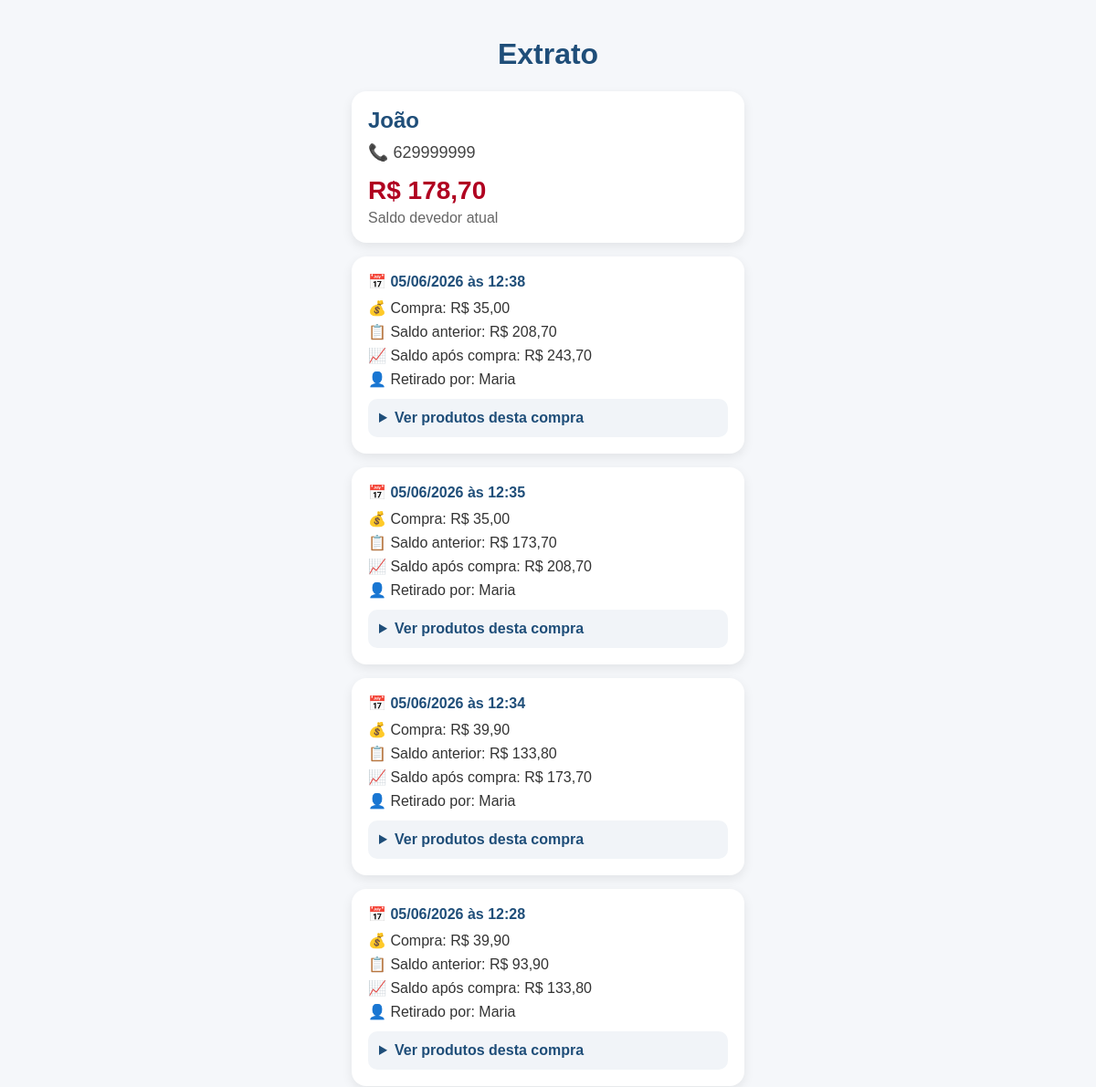
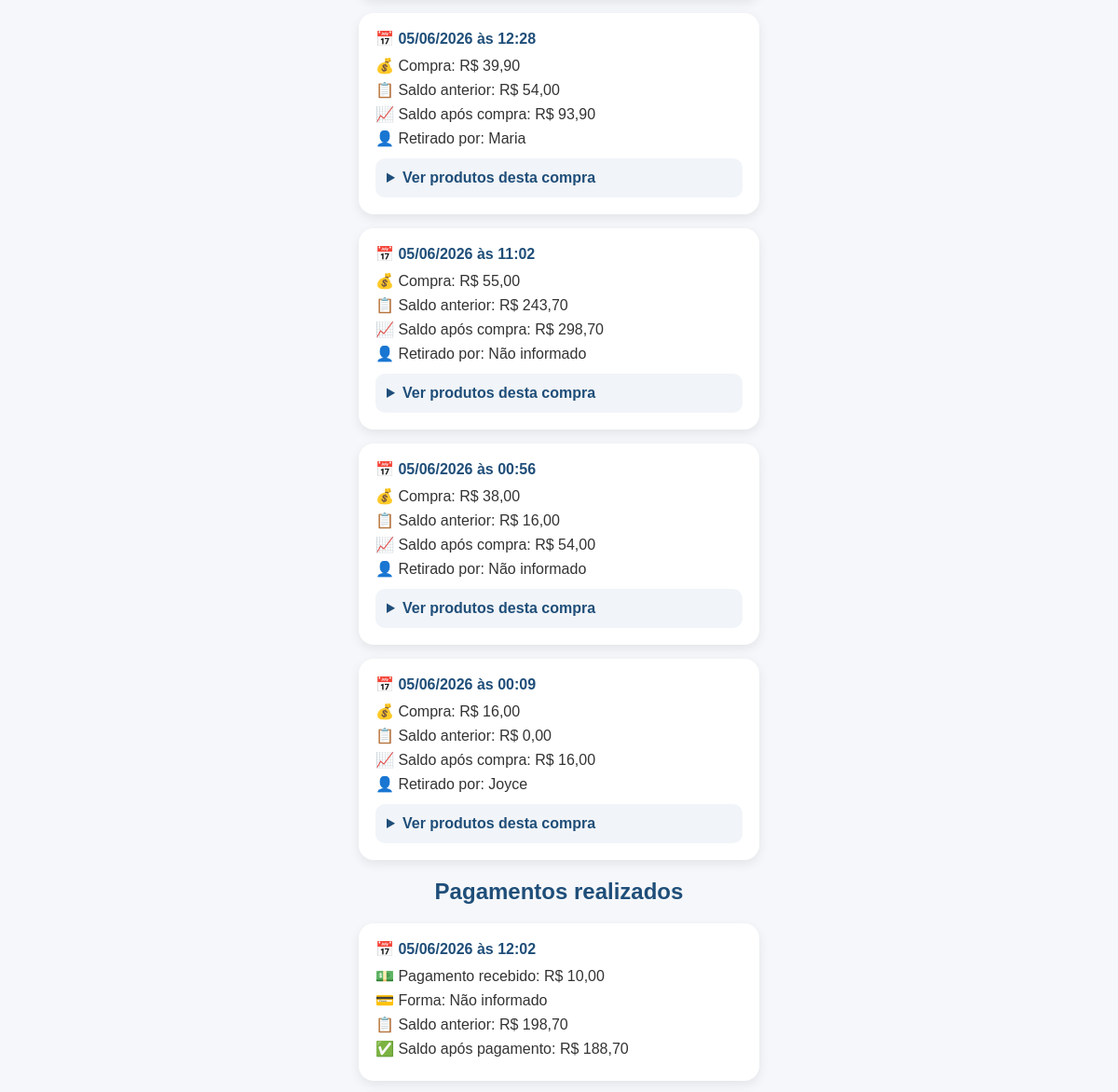
/clientes/1 (upper part), run on an earlier commit of the app's database (2 pictures, top to bottom).
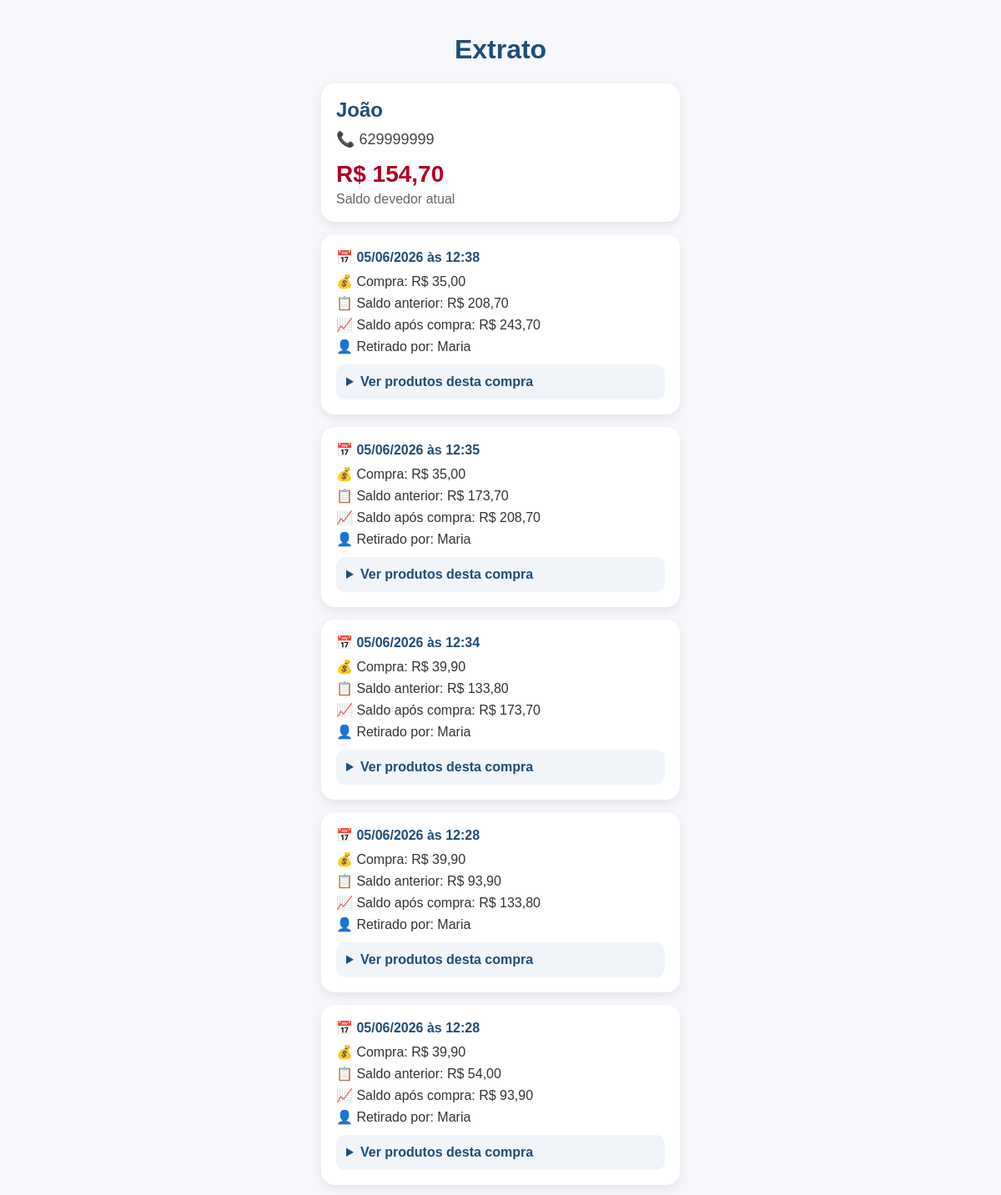
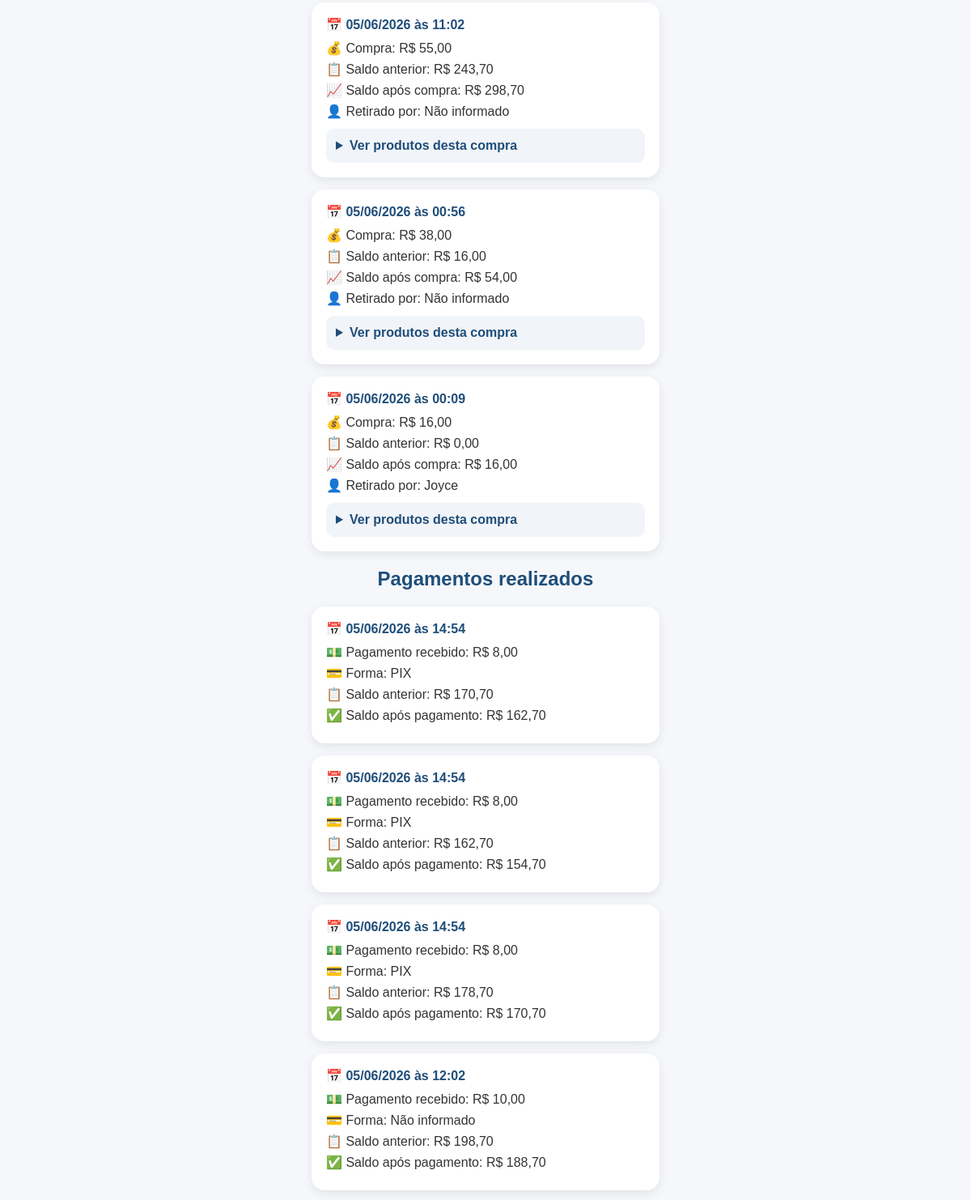
And on a later commit of the database (2 pictures, top to bottom).
### tables this page shows
CREATE TABLE clientes (
    id INTEGER PRIMARY KEY AUTOINCREMENT,
    nome TEXT NOT NULL,
    telefone TEXT,
    saldo_fiado REAL DEFAULT 0,
    data_cadastro TEXT
);

CREATE TABLE fiados (
    id INTEGER PRIMARY KEY AUTOINCREMENT,
    venda_id INTEGER,
    cliente_id INTEGER,
    cliente_nome TEXT,
    telefone TEXT,
    retirado_por TEXT,
    valor_compra REAL,
    saldo_anterior REAL,
    saldo_atual REAL,
    data_hora TEXT,
    status TEXT DEFAULT 'ABERTO',
    FOREIGN KEY (venda_id) REFERENCES vendas(id),
    FOREIGN KEY (cliente_id) REFERENCES clientes(id)
);

CREATE TABLE pagamentos_fiado (
    id INTEGER PRIMARY KEY AUTOINCREMENT,
    cliente_id INTEGER NOT NULL,
    valor_pago REAL NOT NULL,
    saldo_anterior REAL NOT NULL,
    saldo_atual REAL NOT NULL,
    data_hora TEXT NOT NULL
, forma_pagamento TEXT);

### backend/app.py (the view)
@app.get("/clientes/{cliente_id}")
def extrato_cliente(request: Request, cliente_id: int):
    conexao = sqlite3.connect(BANCO)
    cursor = conexao.cursor()
    cursor.execute("""
        SELECT id, nome, telefone, saldo_fiado
        FROM clientes
        WHERE id = ?
    """, (cliente_id,))
    cliente = cursor.fetchone()
    cursor.execute("""
        SELECT id, venda_id, data_hora, valor_compra, saldo_anterior, saldo_atual, retirado_por
        FROM fiados
        WHERE cliente_id = ?
        ORDER BY data_hora DESC
    """, (cliente_id,))
    compras = cursor.fetchall()
    compras_com_itens = []
    for compra in compras:
        venda_id = compra[1]
        cursor.execute("""
            SELECT descricao, quantidade, preco_unitario, subtotal
            FROM itens_venda
            WHERE venda_id = ?
        """, (venda_id,))
        itens = cursor.fetchall()
        compras_com_itens.append({
            "compra": compra,
            "itens": itens
        })
    cursor.execute("""
        SELECT data_hora, valor_pago, saldo_anterior, saldo_atual, forma_pagamento
        FROM pagamentos_fiado
        WHERE cliente_id = ?
        ORDER BY data_hora DESC
    """, (cliente_id,))
    pagamentos = cursor.fetchall()
    conexao.close()
    return templates.TemplateResponse(
        request,
        "extrato_cliente.html",
        {
            "cliente": cliente,
            "compras": compras_com_itens,
            "pagamentos": pagamentos
        }
    )

### backend/templates/extrato_cliente.html (shortened to what this page needs)
<!DOCTYPE html>
<html lang="pt-BR">
<head>
</head>
<body>
<div class="container">
    <h1>Extrato</h1>
    <div class="cliente-card">
        <div class="nome">{{ cliente[1] }}</div>
        <div class="telefone">📞 {{ cliente[2] or "Telefone não informado" }}</div>
        <div class="saldo">R$ {{ "%.2f"|format(cliente[3] or 0)|replace(".", ",") }}</div>
        <div class="saldo-label">Saldo devedor atual</div>
    </div>
    {% for registro in compras %}
        {% set compra = registro.compra %}
        <div class="compra">
            <div class="data">
                📅 {{ compra[2][8:10] }}/{{ compra[2][5:7] }}/{{ compra[2][0:4] }} às {{ compra[2][11:16] }}
            </div>
            <div class="linha">💰 Compra: R$ {{ "%.2f"|format(compra[3] or 0)|replace(".", ",") }}</div>
            <div class="linha">📋 Saldo anterior: R$ {{ "%.2f"|format(compra[4] or 0)|replace(".", ",") }}</div>
            <div class="linha">📈 Saldo após compra: R$ {{ "%.2f"|format(compra[5] or 0)|replace(".", ",") }}</div>
            <div class="linha">👤 Retirado por: {{ compra[6] or "Não informado" }}</div>
            <details>
                <summary>Ver produtos desta compra</summary>
            </details>
        </div>
    {% endfor %}
    <h2>Pagamentos realizados</h2>
    {% for pagamento in pagamentos %}
        <div class="compra">
            <div class="data">
                📅 {{ pagamento[0][8:10] }}/{{ pagamento[0][5:7] }}/{{ pagamento[0][0:4] }} às {{ pagamento[0][11:16] }}
            </div>
            <div class="linha">
                💵 Pagamento recebido: R$ {{ "%.2f"|format(pagamento[1] or 0)|replace(".", ",") }}
            </div>
            <div class="linha">
                 💳 Forma: {{ pagamento[4] or "Não informado" }}
            </div>
            <div class="linha">
                📋 Saldo anterior: R$ {{ "%.2f"|format(pagamento[2] or 0)|replace(".", ",") }}
            </div>
            <div class="linha">
                ✅ Saldo após pagamento: R$ {{ "%.2f"|format(pagamento[3] or 0)|replace(".", ",") }}
            </div>
        </div>
    {% endfor %}
</div>
</body>
</html>

### backend/templates/extrato_cliente.html (style rules this page uses)
body { font-family: Arial, sans-serif; background: #f5f7fa; margin: 0; padding: 20px; }
.container { max-width: 430px; margin: auto; }
h1, h2 { color: #1f4e79; text-align: center; }
.cliente-card, .compra { background: white; padding: 18px; border-radius: 16px; margin-bottom: 15px; box-shadow: 0 4px 12px rgba(0,0,0,0.08); }
.nome { font-size: 24px; font-weight: bold; color: #1f4e79; }
.telefone { margin-top: 10px; font-size: 18px; color: #444; }
.saldo { margin-top: 15px; font-size: 28px; font-weight: bold; color: #b00020; }
.saldo-label { color: #666; margin-top: 5px; }
.data { font-weight: bold; color: #1f4e79; margin-bottom: 10px; }
.linha { margin-bottom: 7px; color: #333; }
details { margin-top: 12px; background: #f1f4f8; padding: 12px; border-radius: 10px; }
summary { cursor: pointer; font-weight: bold; color: #1f4e79; }

What changed in the data, as far as the page shows it:
changed clientes "João": saldo_fiado "178,70" → "154,70"
added pagamentos_fiado: data_hora "05", data_hora "06", data_hora "2026", data_hora "14:54", valor_pago "8,00", forma_pagamento "PIX", saldo_anterior "170,70", saldo_atual "162,70"
added pagamentos_fiado: data_hora "05", data_hora "06", data_hora "2026", data_hora "14:54", valor_pago "8,00", forma_pagamento "PIX", saldo_anterior "162,70", saldo_atual "154,70"
added pagamentos_fiado: data_hora "05", data_hora "06", data_hora "2026", data_hora "14:54", valor_pago "8,00", forma_pagamento "PIX", saldo_anterior "178,70", saldo_atual "170,70"
